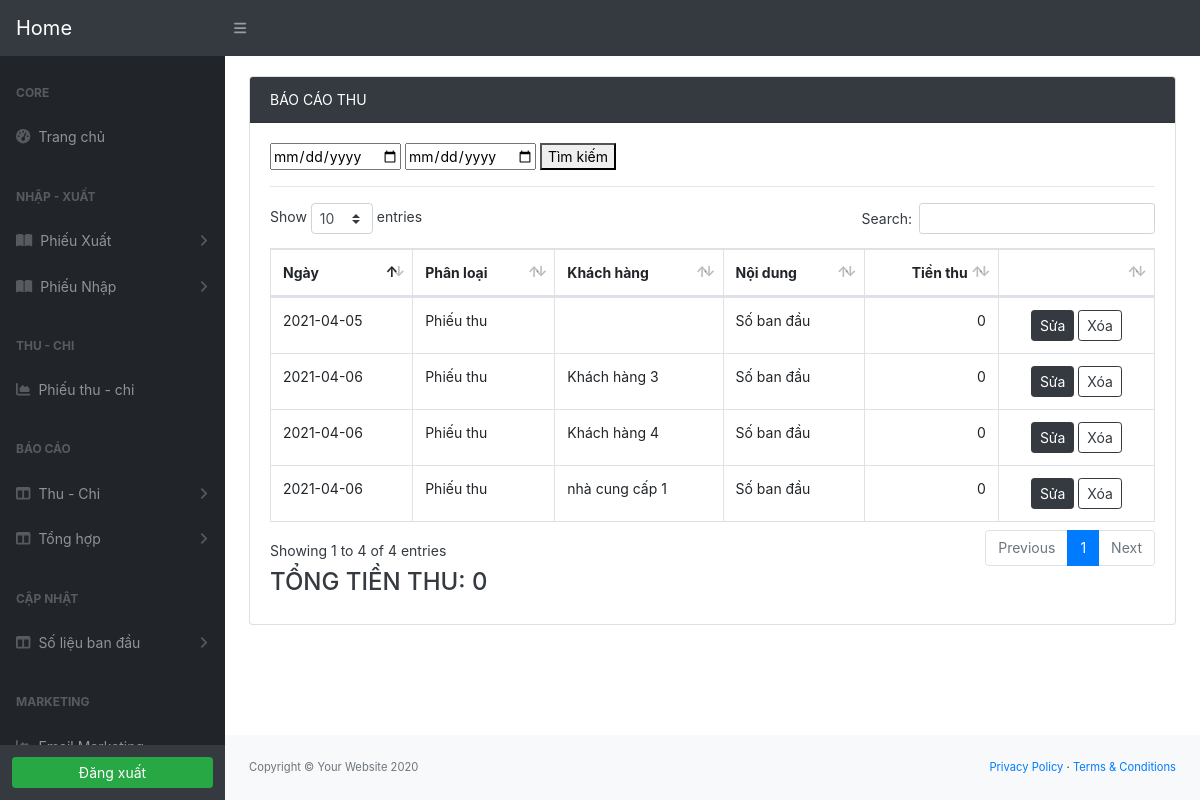
The page /public_html/bao_cao_thu.php (signed in) on the database its author committed.
### tables this page shows
CREATE TABLE `phieu_thu` (
  `ma_phieuthu` int(100) NOT NULL,
  `ngay_thu` date NOT NULL,
  `tien_thu` int(100) NOT NULL DEFAULT 0,
  `noi_dung` varchar(200) DEFAULT NULL,
  `ma_kh` int(30) NOT NULL,
  `phanloaithuchi` varchar(100) NOT NULL
);

CREATE TABLE `khach_hang` (
  `ma_kh` int(100) NOT NULL,
  `ten_kh` varchar(100) NOT NULL,
  `mobile` varchar(20) DEFAULT NULL,
  `dia_chi` varchar(200) DEFAULT NULL,
  `facebook` varchar(100) NOT NULL,
  `zalo` varchar(100) NOT NULL,
  `email` varchar(100) NOT NULL,
  `sinhnhat` date NOT NULL,
  `phanloai` varchar(100) NOT NULL
);

### public_html/bao_cao_thu.php (the view, shortened to what this page needs)
<?php
include 'dau-trang.php';
$bang_ctx = mysqli_query($conn,"SELECT pt.ma_phieuthu,pt.ngay_thu,pt.tien_thu,pt.phanloaithuchi,pt.noi_dung,pt.ma_kh,kh.ten_kh FROM phieu_thu pt left join khach_hang kh on kh.ma_kh = pt.ma_kh where pt.phanloaithuchi='Phiếu thu'");
$tongthu = 0;
?>
<div class="container-fluid"  style="margin-top: 20px">
	<div class="card text-dark" style="max-width: 100%;">
		<div class="card-header bg-dark"  style="color: white">BÁO CÁO THU</div>
		<div class="card-body">
			<form action="" method="POST">
				<input type="date" name="tu_ngay">
				<input type="date"  name="den_ngay">
				<button type="submit">Tìm kiếm</button>
			</form>
			<hr>
			<div class="table-responsive">
				<table class="table table-bordered" id="dataTable" width="100%" cellspacing="0">
					<thead>
						<tr>
							<th>Ngày</th>
							<th>Phân loại</th>
							<th>Khách hàng</th>
							<th>Nội dung</th>
							<th style="text-align: right;">Tiền thu</th>
							<th></th>
						</tr>
					</thead>
					<tbody>
						<?php foreach ($bang_ctx as $key => $ct) : ?>
							<tr>
								<td><?php echo $ct['ngay_thu'] ?></td>
								<td><?php echo $ct['phanloaithuchi'] ?></td>
								<td><?php echo $ct['ten_kh'] ?></td>
								<td><?php echo $ct['noi_dung'] ?></td>
								<td style="text-align: right;"><?php echo number_format($ct['tien_thu']) ?></td>
								<td style="text-align: center;">
									<a href="phieuthu_sua.php?ma_phieuthu=<?php echo $ct['ma_phieuthu'] ?>" class="btn btn-sm btn-dark">Sửa</a>
									<a href="phieuthu_xoa.php?ma_phieuthu=<?php echo $ct['ma_phieuthu'] ?>" class="btn btn-sm btn-outline-dark">Xóa</a>
								</td>
								</tr><?php endforeach; ?>
							</tbody>
						</table>
					</div>
					<h4>TỔNG TIỀN THU: <?php echo number_format($tongthu); ?></h4>
				</div>
			</div>
		</div>
		<?php include 'chan-trang.php' ?>

### rows shown on the page
phieu_thu: ngay_thu "2021-04-05", phanloaithuchi "Phiếu thu", noi_dung "Số ban đầu", tien_thu "0"
phieu_thu: ngay_thu "2021-04-06", phanloaithuchi "Phiếu thu", khach_hang.ten_kh "Khách hàng 3", noi_dung "Số ban đầu", tien_thu "0"
phieu_thu: ngay_thu "2021-04-06", phanloaithuchi "Phiếu thu", khach_hang.ten_kh "Khách hàng 4", noi_dung "Số ban đầu", tien_thu "0"
phieu_thu: ngay_thu "2021-04-06", phanloaithuchi "Phiếu thu", khach_hang.ten_kh "nhà cung cấp 1", noi_dung "Số ban đầu", tien_thu "0"

### other values the page prints
$tongthu "0"
